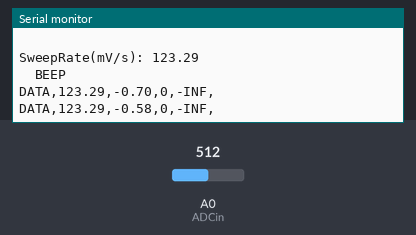
Bench run of a sketch on a simulated Arduino Uno, built with avr-gcc and run on an emulated ATmega328P. Shown: the last lines printed to the serial monitor. The test bench sets the inputs (shaded band); at power-on: A0 (ADCin) = 512.

Above: at 1.9 s.
2.0 s: A0 (ADCin) set to 524
At 3.0 s:
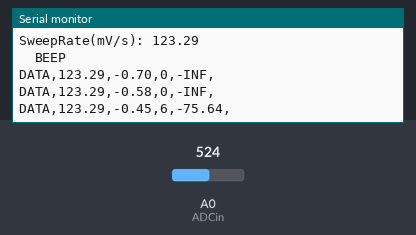
4.6 s: A0 (ADCin) set to 511
At 7.1 s:
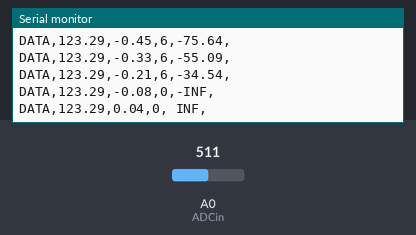
Timing chart, 0 to 8.6 s (numbered marks = the images above; inputs shaded):
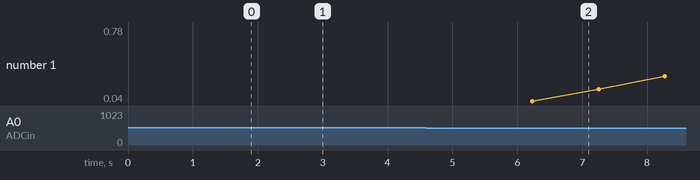

Measured:
- the behaviour switches between 512 and 513 on A0 (ADCin) (found by bisection; images 0 and 1)
- after the input at 2.0 s, the serial monitor: prints a new line after 0.15 s (image 1)
- after the input at 4.6 s, the serial monitor: prints a new line after 0.61 s (image 2)

The sketch:

Potentiostat.ino
```cpp
/*
min voltage difference by 12bitDAC = 1.1mV
pins are DAC - sda,scl output goes to CE
      RE is grounded through buffer
      ADC i/p is A0
      specifications   can detect  -240 to +240 microA
*/
#include <Wire.h>
#include <Adafruit_MCP4725.h>
#define ADCin A0 // current to voltage converter

Adafruit_MCP4725 dac; // For setting up DAC

void setup(void) {
  Serial.begin(9600);
  dac.begin(0x60); // The address for DAC
  Serial.println("CLEARSHEET"); // clears starting at row 1
  Serial.println("CLEARDATA"); //clears up any data left from previous projects
  Serial.println("LABEL,Sweep Rate,Volt in CE(V),Current in WE,Impedance(kohm) , "); //always write LABEL, so excel knows the next things will be the names of the columns instead of Acolumn you could write Time for instance)
  Serial.println("RESETTIMER"); //resets timer to 0
}

void loop(void) {
    uint32_t dac_value = 0;
    double adcValueRead = 0;
    long double currentRead = 0;
    double sweep_rate_value ;
    int round_currentvalue;
    float v_low, v_high ,sweep_rate ;
    double dac_expected_output;
    double impedance;


  v_low =  -0.7000 ;
  v_high =  0.7000;
  //sweep_rate =  2 ;

  for(int iteration = 0; iteration < 3 ; iteration++)
   {
    if(iteration == 0 )sweep_rate_value = 100.000;// sweep rate 118 mV/s
    if(iteration == 1 )sweep_rate_value = 200.000;// sweep rate 236mV/s
     if(iteration == 2 )sweep_rate_value = 250.000;// sweep rate 59mV/s

    //sweep_rate_value = (sweep_rate*4096)/(1000*4.84);

    Serial.print("\n \n \nSweepRate(mV/s): ");
    Serial.print((sweep_rate_value*5.05*1000.000)/4096);
    Serial.print("\n  ");
    Serial.println("BEEP");


    for (dac_value = ((double)v_low+(double)1.0)*(double)1000.0/((double)1.2329);dac_value <((double)v_high+(double)1.0)*(double)1000/(double)1.2329 ;dac_value =(double) dac_value +(double) sweep_rate_value)
    {
      dac.setVoltage(dac_value, false);
      delay(20);
      dac_expected_output = ((double)5.05/(double)4096) * (double)dac_value;


      adcValueRead = analogRead(ADCin);
      currentRead = ((double)adcValueRead - (double)511)/(double)2.15714;
      round_currentvalue = round(currentRead);

      impedance = ((double)dac_expected_output - (double)1.0)/(double)round_currentvalue;


      /*Serial.print("\tCE Voltage given(V): ");
      Serial.print(dac_expected_output - 1.0,3);

      Serial.print("\tWE current(microA): ");
      Serial.println(round_currentvalue);
      */

      Serial.println( (String) "DATA," + (sweep_rate_value*5.05*1000)/4096 + "," + (double)((double)dac_expected_output - (double)1.0) + "," + round_currentvalue + "," + (double)impedance*(double)1000 + "," + " " /*+ "AUTOSCROLL_20"*/);

      delay(1000);
    }

    for (;dac_value >= (v_low+1.0)*1000/(1.2329); dac_value = dac_value - sweep_rate_value)
    {
      dac.setVoltage(dac_value, false);
      delay(20);
      dac_expected_output = (5.05/(double)4096.0) *(double) dac_value;


      adcValueRead = analogRead(ADCin);
      currentRead = ((double)adcValueRead - (double)511)/2.15714;
      round_currentvalue = round(currentRead);

      impedance = ((double)dac_expected_output -(double)1.0)/(double)round_currentvalue;

      //Serial.print(dac_value);
      /*
      Serial.print("\tCE Voltage given(V): ");
      Serial.print(dac_expected_output - 1.0,3);

      Serial.print("\tWE current(microA): ");
      Serial.println(round_currentvalue);
      */
      Serial.println( (String) "DATA," + (sweep_rate_value*5.05*1000)/4096 + "," + (double)(dac_expected_output - 1.0) + "," + round_currentvalue + "," + (double)impedance*1000 + "," + " " /*+ "AUTOSCROLL_20"*/);

      delay(1000);
    }
   }
}
```
